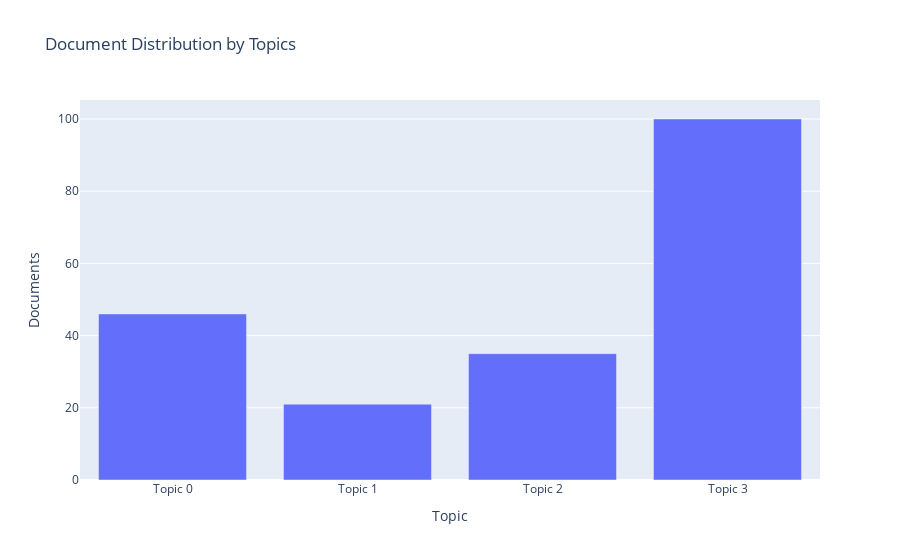

Notebook cell for this chart:
### Code cell
plot_model(lda2, plot = 'topic_distribution')

### Figure 1 — Plotly figure (JSON) as saved in the notebook; plotly's stock layout.template omitted (floating-point values rounded to 4 significant figures)
{"data": [{"alignmentgroup": "True", "customdata": [["peasant, association, landlord, revolution, authority, rent, even, prohibit, bad, say"], ["task, military, well, important, basis, area, also, set, third, must"], ["problem, work, county, comrade, masse, many, must, magistrate, carry, case"], ["peasant, association, political, people, force, power, revolution, revolutionary, make, landlord"]], "hovertemplate": "Topic=%{x}<br>Documents=%{y}<br>Keyword=%{customdata[0]}<extra></extra>", "legendgroup": "", "marker": {"color": "#636efa"}, "name": "", "offsetgroup": "", "orientation": "v", "showlegend": false, "textposition": "auto", "type": "bar", "x": ["Topic 0", "Topic 1", "Topic 2", "Topic 3"], "xaxis": "x", "y": [46, 21, 35, 100], "yaxis": "y"}], "layout": {"barmode": "relative", "legend": {"tracegroupgap": 0}, "title": {"text": "Document Distribution by Topics"}, "xaxis": {"anchor": "y", "domain": [0, 1], "title": {"text": "Topic"}}, "yaxis": {"anchor": "x", "domain": [0, 1], "title": {"text": "Documents"}}}}
